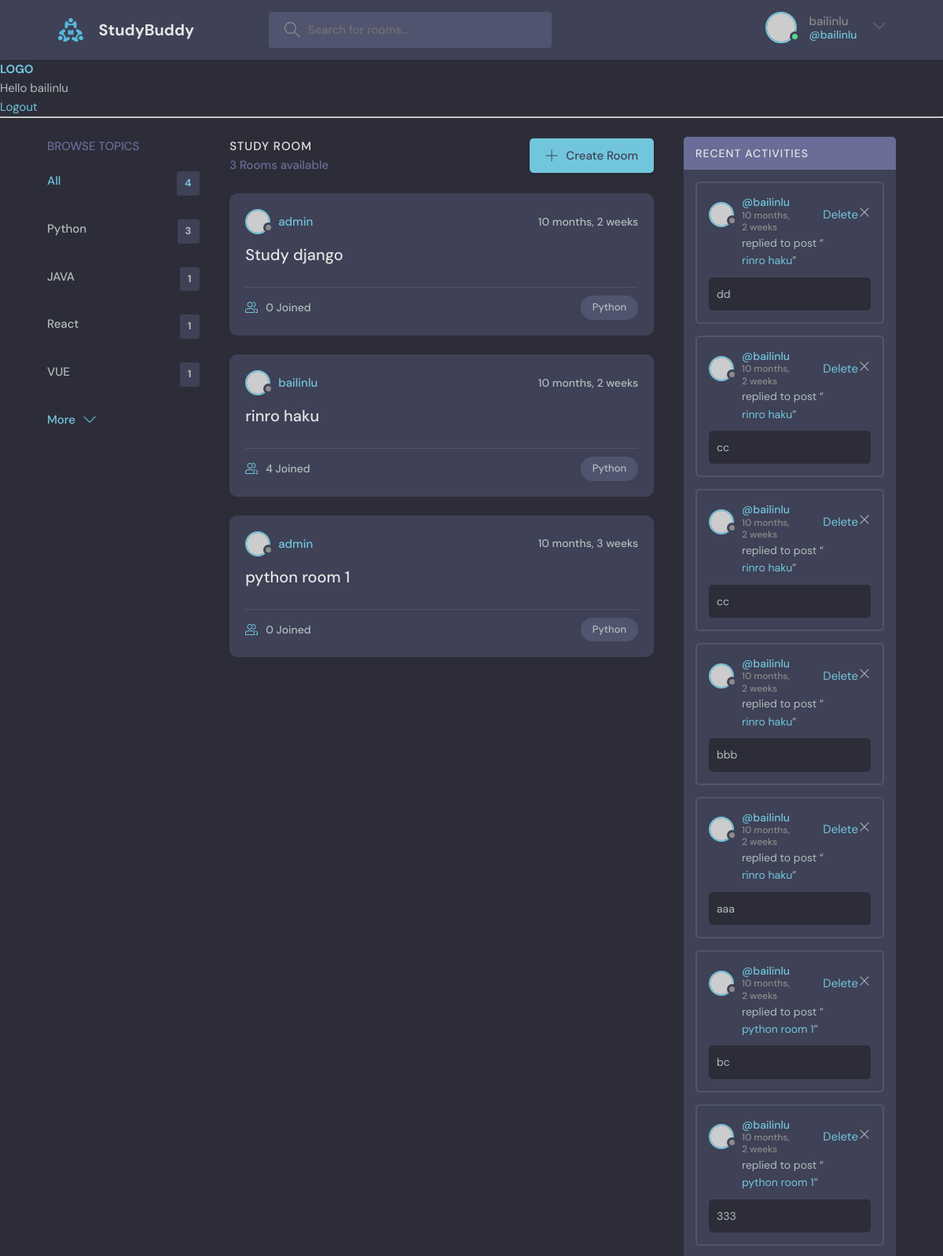
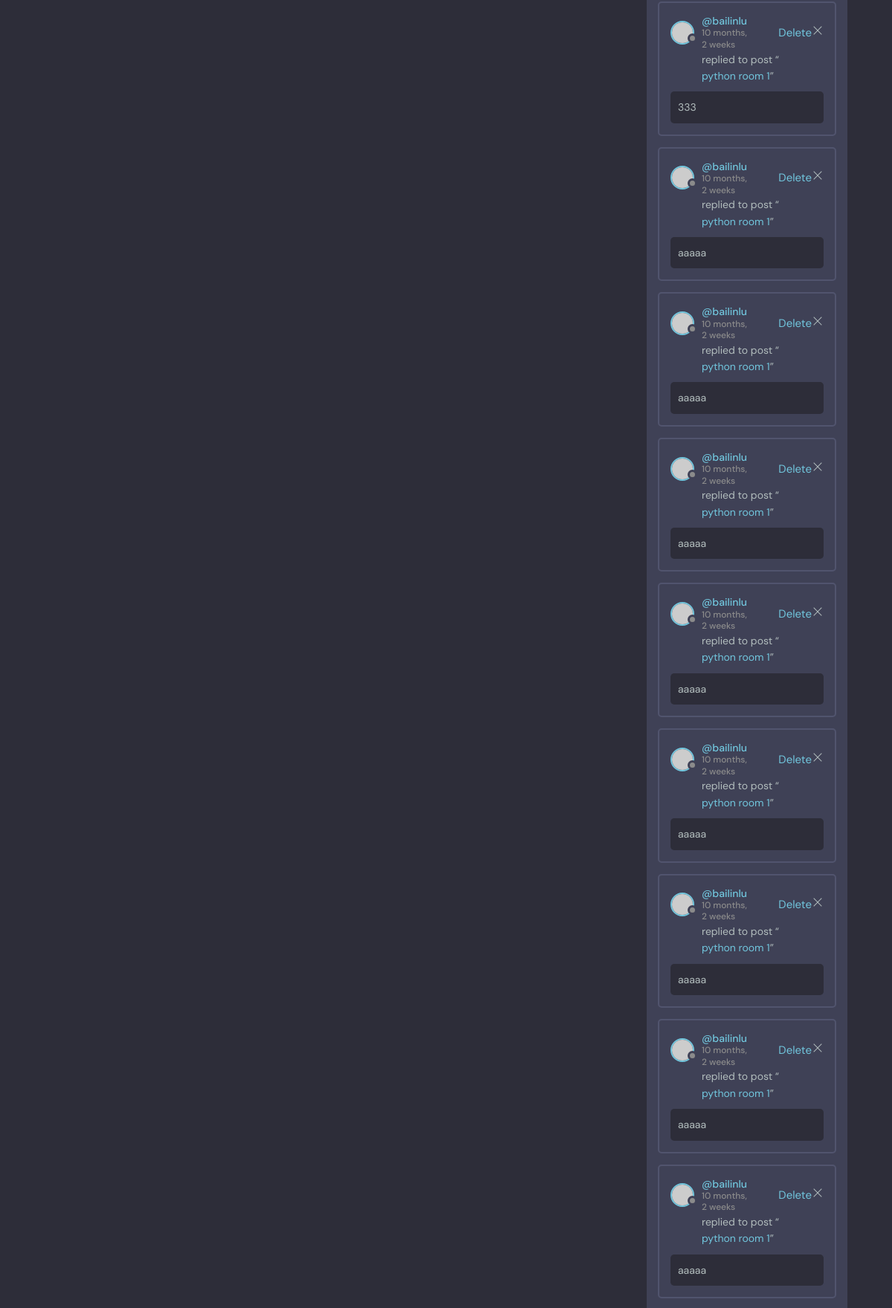
/?q=Python (signed in, upper part), run on the app's committed database (2 pictures, top to bottom).
### base/models.py (models this page shows, shortened)
class Topic(models.Model):
    name = models.CharField(max_length=200)
    def __str__(self):
        return self.name

class Room(models.Model):
    host = models.ForeignKey(User, on_delete=models.SET_NULL, null=True)
    topic = models.ForeignKey(Topic, on_delete=models.SET_NULL, null=True)
    name = models.CharField(max_length=200)
    description = models.TextField(null=True,blank=True)
    participants = models.ManyToManyField(User, related_name='participants', blank=True)
    updated = models.DateTimeField(auto_now=True)
    created = models.DateTimeField(auto_now_add=True)
    class Meta:
        ordering = ['-updated', '-created']
    def __str__(self):
        return self.name

class Message(models.Model):
    user = models.ForeignKey(User, on_delete=models.CASCADE)
    room = models.ForeignKey(Room, on_delete=models.CASCADE)
    body = models.TextField()
    updated = models.DateTimeField(auto_now=True)
    created = models.DateTimeField(auto_now_add=True)
    class Meta:
        ordering = ['-updated', '-created']

### base/views.py (the view)
# urls.py: path('', views.home, name="home"),
@login_required(login_url='login')
def home(request):
    q= request.GET.get('q') if request.GET.get('q') != None else ''
    rooms = Room.objects.filter(
        Q(topic__name__icontains=q) |
        Q(name__icontains=q) |
        Q(description__icontains=q))
    topics = Topic.objects.all()
    room_count = rooms.count()
    room_messages = Message.objects.filter(Q(room__topic__name__icontains=q))
    context = {'rooms': rooms, 'topics': topics,
                'room_count': room_count, 'room_messages': room_messages}
    return render(request, 'base/home.html', context)

### base/templates/base/home.html (shortened to what this page needs)
{% extends 'main.html' %}
{% block content %}
<main class="layout layout--3">
  <div class="container">
    {% include 'base/topics_component.html' %}
    <div class="roomList">
      <div class="roomList__header">
        <div>
          <h2>Study Room</h2>
          <p>{{room_count}} Rooms available</p>
        </div>
        <a class="btn btn--main" href="create-room.html">
          <svg
            version="1.1"
            xmlns="http://www.w3.org/2000/svg"
            width="32"
            height="32"
            viewBox="0 0 32 32"
          >
            <title>add</title>
            <path
              d="M16.943 0.943h-1.885v14.115h-14.115v1.885h14.115v14.115h1.885v-14.115h14.115v-1.885h-14.115v-14.115z"
            ></path>
          </svg>
          Create Room
        </a>
      </div>
      {% include 'base/feed_component.html' %}
    </div>
    {% include 'base/activity_component.html' %}
</main>
{% endblock %}

### templates/navbar.html (shortened to what this page needs)
{% load static %}
<header class="header header--loggedIn">
  <div class="container">
    <a href="{% url 'home' %}" class="header__logo">
      <img src="{% static 'images/logo.svg' %}" />
      <h1>StudyBuddy</h1>
    </a>
    <form class="header__search" method="GET" action="{% url 'home' %}">
      <label>
        <input placeholder="Search for rooms..." name="q"/>
      </label>
    </form>
    <nav class="header__menu">
      {% if request.user.is_authenticated %}
      <div class="header__user">
        <a href="profile.html">
          <div class="avatar avatar--medium active">
            <img src="https://randomuser.me/api/portraits/men/37.jpg" />
          </div>
          <p>{{request.user.username}} <span>@{{request.user.username}}</span></p>
        </a>
        <button class="dropdown-button">
          <svg version="1.1" xmlns="http://www.w3.org/2000/svg" width="32" height="32" viewBox="0 0 32 32">
            <title>chevron-down</title>
            <path d="M16 21l-13-13h-3l16 16 16-16h-3l-13 13z"></path>
          </svg>
        </button>
      </div>
      {% else %}
      <a href="{% url 'login' %}">
        <img src="{% static 'images/avatar.svg' %}" />
        <p>Login</p>
      </a>
      {% endif %}
    </nav>
  </div>
</header>
<a href="/">
  <h1>LOGO</h1>
</a>
{% if request.user.is_authenticated %}
<p>Hello {{ request.user }}</p>
<a href="{% url 'logout' %}">Logout</a>
{% else %}
<a href="{% url 'login' %}">Login</a>
{% endif %}
<hr />

### base/templates/base/topics_component.html
<div class="topics">
  <div class="topics__header">
    <h2>Browse Topics</h2>
  </div>
  <ul class="topics__list">
    <li>
      <a href="{% url 'home' %}" class="active">All <span>{{topics.count}}</span></a>
    </li>
    {% for topic in topics%}
    <div>
      <li>
        <a href="{% url 'home' %}?q={{topic.name}}">{{topic}}<span>{{topic.room_set.all.count}}</span></a>
      </li>
    </div>
    {% endfor%}
  </ul>
  <a class="btn btn--link" href="topics.html">
    More
    <svg
      version="1.1"
      xmlns="http://www.w3.org/2000/svg"
      width="32"
      height="32"
      viewBox="0 0 32 32"
    >
      <title>chevron-down</title>
      <path d="M16 21l-13-13h-3l16 16 16-16h-3l-13 13z"></path>
    </svg>
  </a>
</div>

### base/templates/base/feed_component.html (shortened to what this page needs)
{% for room in rooms %}
<div class="roomListRoom">
    <div class="roomListRoom__header">
      <a href="{% url 'user-profile' room.host.id %}" class="roomListRoom__author">
        <div class="avatar avatar--small">
          <img src="https://randomuser.me/api/portraits/women/11.jpg" />
        </div>
        <span>{{room.host.username}}</span>
      </a>
      <div class="roomListRoom__actions">
        <span>{{room.created|timesince}} </span>
      </div>
    </div>
    <div class="roomListRoom__content">
      <a href="{% url 'room' room.id %}">{{room.name}}</a>
    </div>
    <div class="roomListRoom__meta">
      <a href="{% url 'user-profile' room.host.id %}" class="roomListRoom__joined">
        {{room.participants.all.count}} Joined
    </a>
      <p class="roomListRoom__topic">{{room.topic.name}}</p>
    </div>
  </div>
  {% endfor %}

### base/templates/base/activity_component.html
<div class="activities">
    <div class="activities__header">
      <h2>Recent Activities</h2>
    </div>
    {% for message in room_messages %}
    <div class="activities__box">
      <div class="activities__boxHeader roomListRoom__header">
        <a href="{% url 'user-profile' message.user.id %}" class="roomListRoom__author">
          <div class="avatar avatar--small">
            <img src="https://randomuser.me/api/portraits/women/11.jpg" />
          </div>
          <p>
            @{{message.user}}
            <span>{{message.created|timesince}}</span>
          </p>
        </a>
        {% if request.user == message.user %}
                    <a href='{% url 'delete-message' message.id %}'>Delete</a>
        <div class="roomListRoom__actions">
            <a href='{% url 'delete-message' message.id %}'>
            <svg
              version="1.1"
              xmlns="http://www.w3.org/2000/svg"
              width="32"
              height="32"
              viewBox="0 0 32 32"
            >
              <title>remove</title>
              <path
                d="M27.314 6.019l-1.333-1.333-9.98 9.981-9.981-9.981-1.333 1.333 9.981 9.981-9.981 9.98 1.333 1.333 9.981-9.98 9.98 9.98 1.333-1.333-9.98-9.98 9.98-9.981z"
              ></path>
            </svg>
          </a>
        </div>
        {% endif %}
      </div>
      <div class="activities__boxContent">
        <p>
          replied to post “<a href="{% url 'room' message.room.id %}">{{message.room}}</a
          >”
        </p>
        <div class="activities__boxRoomContent">
          {{message.body}}
        </div>
      </div>
    </div>
    {% endfor%}
  </div>
</div>

### data on the page
Topic: name "Python", room_set.all.count "3"
Topic: name "JAVA", room_set.all.count "1"
Topic: name "React", room_set.all.count "1"
Topic: name "VUE", room_set.all.count "1"
Room: host.username "admin", created "10 months, 2 weeks", name "Study django", participants.all.count "0", topic.name "Python"
Room: host.username "bailinlu", created "10 months, 2 weeks", name "rinro haku", participants.all.count "4", topic.name "Python"
Room: host.username "admin", created "10 months, 3 weeks", name "python room 1", participants.all.count "0", topic.name "Python"
Message: user "bailinlu", created "10 months, 2 weeks", shows "Delete", room "rinro haku", body "dd"
Message: user "bailinlu", created "10 months, 2 weeks", shows "Delete", room "rinro haku", body "cc"
Message: user "bailinlu", created "10 months, 2 weeks", shows "Delete", room "rinro haku", body "cc"
Message: user "bailinlu", created "10 months, 2 weeks", shows "Delete", room "rinro haku", body "bbb"
Message: user "bailinlu", created "10 months, 2 weeks", shows "Delete", room "rinro haku", body "aaa"
Message: user "bailinlu", created "10 months, 2 weeks", shows "Delete", room "python room 1", body "bc"
Message: user "bailinlu", created "10 months, 2 weeks", shows "Delete", room "python room 1", body "333"
Message: user "bailinlu", created "10 months, 2 weeks", shows "Delete", room "python room 1", body "333"
Message: user "bailinlu", created "10 months, 2 weeks", shows "Delete", room "python room 1", body "aaaaa"
Message: user "bailinlu", created "10 months, 2 weeks", shows "Delete", room "python room 1", body "aaaaa"
Message: user "bailinlu", created "10 months, 2 weeks", shows "Delete", room "python room 1", body "aaaaa"
Message: user "bailinlu", created "10 months, 2 weeks", shows "Delete", room "python room 1", body "aaaaa"
Message: user "bailinlu", created "10 months, 2 weeks", shows "Delete", room "python room 1", body "aaaaa"
Message: user "bailinlu", created "10 months, 2 weeks", shows "Delete", room "python room 1", body "aaaaa"
Message: user "bailinlu", created "10 months, 2 weeks", shows "Delete", room "python room 1", body "aaaaa"
Message: user "bailinlu", created "10 months, 2 weeks", shows "Delete", room "python room 1", body "aaaaa"

### other printed values
{{ request.user.username }} "bailinlu"
{{ request.user }} "bailinlu"
{{ topics.count }} "4"
{{ room_count }} "3"
